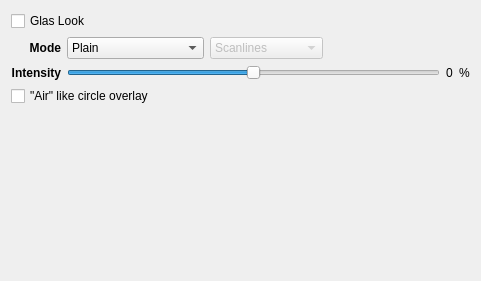
            <widget class="QWidget" name="page">
             <property name="geometry">
              <rect>
               <x>0</x>
               <y>0</y>
               <width>481</width>
               <height>281</height>
              </rect>
             </property>
             <attribute name="label">
              <string>Background</string>
             </attribute>
             <layout class="QGridLayout" name="gridLayout_3">
              <item row="0" column="0" colspan="6">
               <widget class="QCheckBox" name="argbGlassy">
                <property name="text">
                 <string>Glas Look</string>
                </property>
               </widget>
              </item>
              <item row="1" column="0">
               <widget class="QLabel" name="label">
                <property name="sizePolicy">
                 <sizepolicy hsizetype="Preferred" vsizetype="Preferred">
                  <horstretch>0</horstretch>
                  <verstretch>0</verstretch>
                 </sizepolicy>
                </property>
                <property name="font">
                 <font>
                  <weight>75</weight>
                  <bold>true</bold>
                 </font>
                </property>
                <property name="text">
                 <string>Mode</string>
                </property>
                <property name="alignment">
                 <set>Qt::AlignRight|Qt::AlignTrailing|Qt::AlignVCenter</set>
                </property>
               </widget>
              </item>
              <item row="1" column="1">
               <widget class="QComboBox" name="bgMode">
                <item>
                 <property name="text">
                  <string>Plain</string>
                 </property>
                </item>
                <item>
                 <property name="text">
                  <string>Tiled Structure</string>
                 </property>
                </item>
                <item>
                 <property name="text">
                  <string>Vertical Gradient</string>
                 </property>
                </item>
                <item>
                 <property name="text">
                  <string>Horizontal Gradient</string>
                 </property>
                </item>
               </widget>
              </item>
              <item row="1" column="2">
               <widget class="QComboBox" name="structure">
                <property name="enabled">
                 <bool>false</bool>
                </property>
                <property name="editable">
                 <bool>false</bool>
                </property>
                <item>
                 <property name="text">
                  <string>Scanlines</string>
                 </property>
                </item>
                <item>
                 <property name="text">
                  <string>Checkboard</string>
                 </property>
                </item>
                <item>
                 <property name="text">
                  <string>Fat Scanlines</string>
                 </property>
                </item>
                <item>
                 <property name="text">
                  <string>&quot;Blue&quot;print</string>
                 </property>
                </item>
                <item>
                 <property name="text">
                  <string>Pinstripes</string>
                 </property>
                </item>
                <item>
                 <property name="text">
                  <string>Barbershop</string>
                 </property>
                </item>
                <item>
                 <property name="text">
                  <string>Lochblech</string>
                 </property>
                </item>
                <item>
                 <property name="text">
                  <string>Fence</string>
                 </property>
                </item>
                <item>
                 <property name="text">
                  <string>Interference</string>
                 </property>
                </item>
                <item>
                 <property name="text">
                  <string>Sand</string>
                 </property>
                </item>
                <item>
                 <property name="text">
                  <string>Planks</string>
                 </property>
                </item>
                <item>
                 <property name="text">
                  <string>Thin Diagonals</string>
                 </property>
                </item>
                <item>
                 <property name="text">
                  <string>Bamboo</string>
                 </property>
                </item>
                <item>
                 <property name="text">
                  <string>Weave</string>
                 </property>
                </item>
                <item>
                 <property name="text">
                  <string>Stone</string>
                 </property>
                </item>
                <item>
                 <property name="text">
                  <string>Brushed Metal</string>
                 </property>
                </item>
                <item>
                 <property name="text">
                  <string>Concrete</string>
                 </property>
                </item>
                <item>
                 <property name="text">
                  <string>Carbon ... ite?</string>
                 </property>
                </item>
                <item>
                 <property name="text">
                  <string>Reptile</string>
                 </property>
                </item>
                <item>
                 <property name="text">
                  <string>Linen</string>
                 </property>
                </item>
               </widget>
              </item>
              <item row="1" column="3">
               <spacer name="horizontalSpacer_6">
                <property name="orientation">
                 <enum>Qt::Horizontal</enum>
                </property>
                <property name="sizeHint" stdset="0">
                 <size>
                  <width>109</width>
                  <height>20</height>
                 </size>
                </property>
               </spacer>
              </item>
              <item row="2" column="0">
               <widget class="QLabel" name="label_35">
                <property name="sizePolicy">
                 <sizepolicy hsizetype="Preferred" vsizetype="Preferred">
                  <horstretch>0</horstretch>
                  <verstretch>0</verstretch>
                 </sizepolicy>
                </property>
                <property name="font">
                 <font>
                  <weight>75</weight>
                  <bold>true</bold>
                 </font>
                </property>
                <property name="text">
                 <string>Intensity</string>
                </property>
                <property name="alignment">
                 <set>Qt::AlignRight|Qt::AlignTrailing|Qt::AlignVCenter</set>
                </property>
               </widget>
              </item>
              <item row="2" column="1" colspan="3">
               <widget class="QSlider" name="bgIntensity">
                <property name="minimum">
                 <number>-50</number>
                </property>
                <property name="maximum">
                 <number>50</number>
                </property>
                <property name="orientation">
                 <enum>Qt::Horizontal</enum>
                </property>
               </widget>
              </item>
              <item row="2" column="4">
               <widget class="QLabel" name="label_36">
                <property name="sizePolicy">
                 <sizepolicy hsizetype="Maximum" vsizetype="Preferred">
                  <horstretch>0</horstretch>
                  <verstretch>0</verstretch>
                 </sizepolicy>
                </property>
                <property name="text">
                 <string>0</string>
                </property>
               </widget>
              </item>
              <item row="2" column="5">
               <widget class="QLabel" name="label_37">
                <property name="sizePolicy">
                 <sizepolicy hsizetype="Maximum" vsizetype="Preferred">
                  <horstretch>0</horstretch>
                  <verstretch>0</verstretch>
                 </sizepolicy>
                </property>
                <property name="text">
                 <string>%</string>
                </property>
               </widget>
              </item>
              <item row="3" column="0" colspan="2">
               <widget class="QCheckBox" name="ringOverlay">
                <property name="text">
                 <string>&quot;Air&quot; like circle overlay</string>
                </property>
               </widget>
              </item>
              <item row="4" column="0">
               <spacer name="verticalSpacer_11">
                <property name="orientation">
                 <enum>Qt::Vertical</enum>
                </property>
                <property name="sizeHint" stdset="0">
                 <size>
                  <width>20</width>
                  <height>40</height>
                 </size>
                </property>
               </spacer>
              </item>
             </layout>
            </widget>
